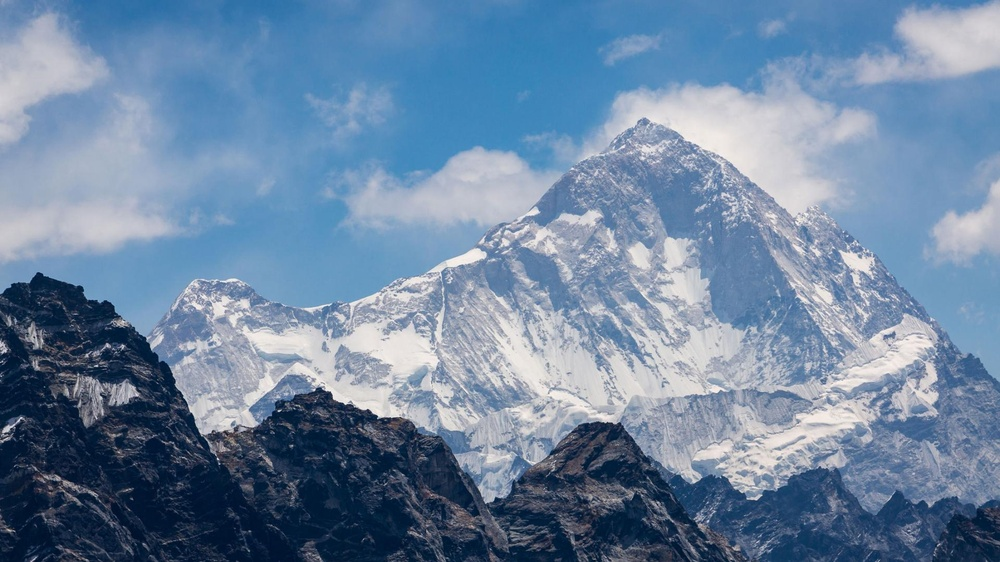
#> input picture hw1/p3/mountain3.jpg, 1000 x 562 px, shrunk from 1920 x 1080 before the run
$ python p3_shade.py mountain3.jpg out.png .
#> lines starting #> are read from the running program, lines starting #| are printed output that depends on the picture
#> further down, input_img is the input picture: shape (562, 1000, 3); mean B, G, R 161.4, 133.7, 109.1
"""
Author:   Jae Park
Course:   CSCI 4270
HW1 Problem 3
File:     p3_shade.py
python p3_shade.py input.jpg output.jpg "dir"
Purpose:

"""

import cv2
import numpy as np
from matplotlib import pyplot as plt
import math
import os
import sys


def calculate_weight(input_img, dir):

#> called with dir = '.'
    M = input_img.shape[0]
#> M = 562
    N = input_img.shape[1]
#> N = 1000

    if(dir == 'left'):
        arr = np.arange(0, N)
        arr = np.flip(arr)
        arr = arr / (N - 1)
        arr = np.tile(arr, (M, 1))

    elif(dir == 'right'):
        arr = np.arange(0, N)
        arr = arr / (N - 1)
        arr = np.tile(arr, (M, 1))

    elif (dir == 'top'):
        arr = np.arange(0, M)
        arr = arr / (M-1)
        arr = np.flip(arr)
        arr = arr.reshape(-1, 1)
        arr = np.tile(arr, (1, N))

    elif (dir == 'bottom'):
        arr = np.arange(0, M)
        arr = arr / (M - 1)
        arr = arr.reshape(-1, 1)
        arr = np.tile(arr, (1, N))

    else: #center
        arr = center_weighted_array( M, N)

    weight_output(arr, M, N)
    return arr


def center_weighted_array(M, N):

#> called with M = 562, N = 1000
    M_arr = np.zeros(M)
#> M_arr = 562 values from 0 to 0
    m = M // 2
#> m = 281
    N_arr = np.zeros(N)
#> N_arr = 1000 values from 0 to 0
    n = N // 2
#> n = 500

    for i in range(0, M):
        M_arr[i] = m - i
    for i in range(0, N):
        N_arr[i] = n - i

    M_arr = M_arr.reshape(-1, 1)

    M_arr = np.tile(M_arr, (1, N))
    N_arr = np.tile(N_arr, (M, 1))

    M_arr = np.square(M_arr)
    N_arr = np.square(N_arr)

    arr = M_arr + N_arr
    arr = np.sqrt(arr)

    # normalize_factor = arr[0][0]
    normalize_factor = np.sqrt(np.square(m) + np.square(n))
#> normalize_factor = 573.6

    arr = arr / normalize_factor

    arr = 1 - arr

    return arr


def weight_output(arr, M, N):
    # np.set_printoptions(precision=3)
#> called with M = 562, N = 1000
    print('({},{}) {}' .format('0', '0', format(arr[0][0], ".3f")))
#| (0,0) 0.000
    print('({},{}) {}'.format('0', N//2, format(arr[0][N//2], ".3f")))
#| (0,500) 0.510
    print('({},{}) {}'.format('0', N-1, format(arr[0][N-1], ".3f")))
#| (0,999) 0.002
    print('({},{}) {}'.format(M//2, '0', format(arr[M//2][0], ".3f")))
#| (281,0) 0.128
    print('({},{}) {}'.format(M//2, N//2, format(arr[M//2][N//2], ".3f")))
#| (281,500) 1.000
    print('({},{}) {}'.format(M//2, N-1, format(arr[M//2][N-1], ".3f")))
#| (281,999) 0.130
    print('({},{}) {}'.format(M-1, '0', format(arr[M-1][0], ".3f")))
#| (561,0) 0.001
    print('({},{}) {}'.format(M-1, N//2, format(arr[M-1][N//2], ".3f")))
#| (561,500) 0.512
    print('({},{}) {}'.format(M-1, N-1, format(arr[M-1][N-1], ".3f")))
#| (561,999) 0.002


# MAIN
if __name__ == '__main__':

    """
    Handle the command-line arguments
    """
    if len(sys.argv) != 4:
        print('Arguments not provided correctly.')
        sys.exit()

    in_img_name = sys.argv[1]
    out_img_name = sys.argv[2]
    direction = sys.argv[3]

    input_img = cv2.imread(in_img_name)

    weight_array = calculate_weight(input_img, direction)
#> in calculate_weight, `weight_output(arr, M, N)`:
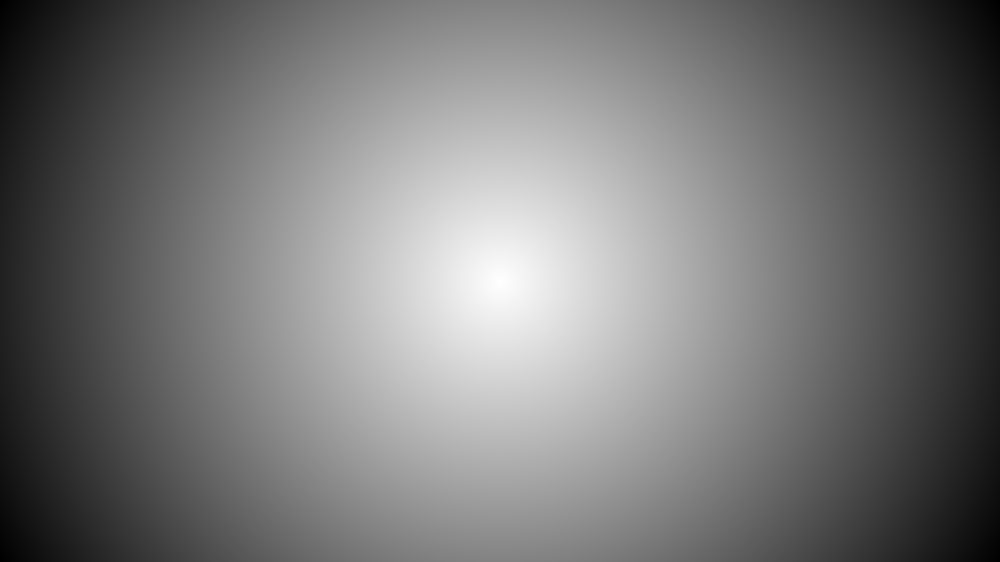
#> arr: shape (562, 1000) float64; min 0, max 1, mean 0.467

    weight_array = np.dstack((weight_array, weight_array, weight_array))

    out_img = input_img * weight_array
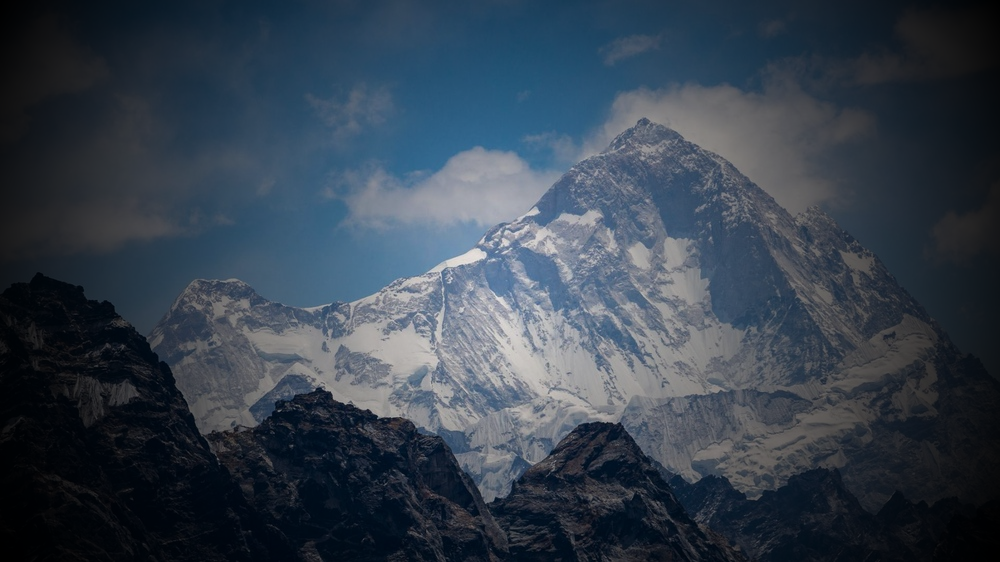
#> out_img: shape (562, 1000, 3) float64; mean B, G, R 77.9, 65.4, 54

    out_img = np.concatenate((input_img, out_img), axis=1)
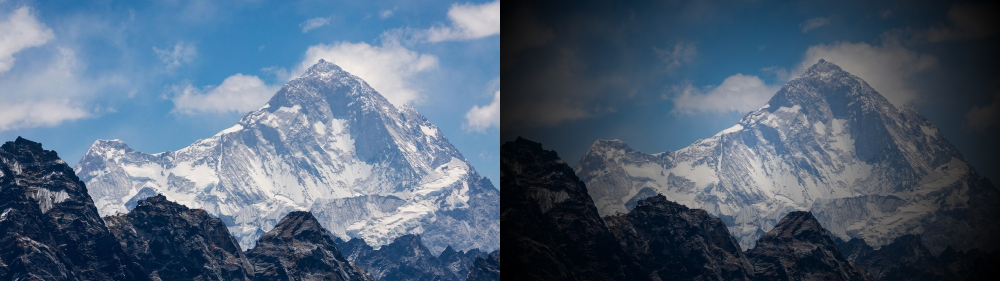
#> out_img: shape (562, 2000, 3) float64 (shown at 1/2 size); mean B, G, R 119.7, 99.6, 81.6
    cv2.imwrite(out_img_name, out_img)

    sys.exit()
#> (the program exits here)
